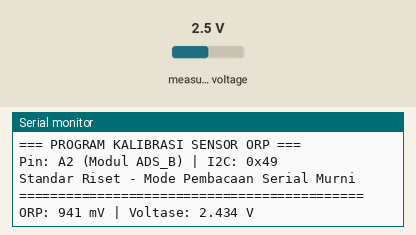
Bench run of a sketch on a simulated ESP32. Shown: the last lines printed to the serial monitor. The inputs (shaded band) are chosen by the test bench; at power-on: measured voltage 2.5 V.

Above: at 2.7 s.
2.8 s: measured voltage set to 0.1 V
At 4.1 s:
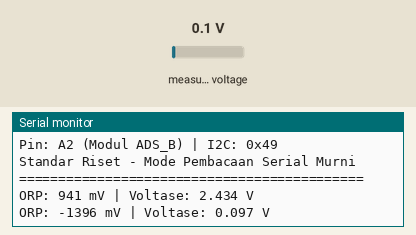
4.3 s: measured voltage set to 1.2 V
At 5.9 s:
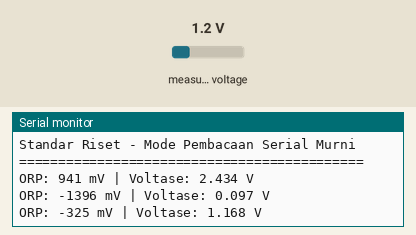
Timing chart, 0 to 7.4 s (numbered marks = the images above; inputs shaded):
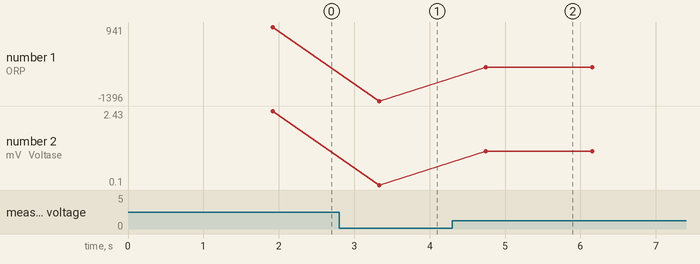

Measured:
- after the input at 2.8 s, the serial monitor: prints a new line after 0.53 s (image 1)
- after the input at 4.3 s, the serial monitor: prints a new line after 0.45 s (image 2)
- plotted number 1: 941 → -1396 after the input at 2.8 s, -1396 → -325 after the input at 4.3 s
- plotted number 2: 2.43 → 0.1 after the input at 2.8 s, 0.1 → 1.17 after the input at 4.3 s

The sketch:

ORP.ino
```cpp
#include <Wire.h>
#include "ADS1X15.h" // Library Rob Tillaart

// ==========================================
// 1. KONFIGURASI PIN I2C ESP32
// ==========================================
#define I2C_SDA 41
#define I2C_SCL 42

// ==========================================
// 2. INISIALISASI OBJEK
// ==========================================
ADS1115 adsB(0x49); // Inisialisasi Modul ADS_B pada alamat I2C 0x49

// ==========================================
// 3. VARIABEL KALIBRASI ORP
// ==========================================
// Lakukan "Zero Calibration" dengan menghubungkan singkat (short) konektor BNC.
// Masukkan nilai tegangan yang terbaca ke dalam variabel ini.
const float ORP_OFFSET = 1.493;

// ================================================================
// 4. FUNGSI FILTER DIGITAL (TRIMMED MEAN) DARI MASTER CODE
// ================================================================
// Mengambil 40 data, membuang nilai paling ekstrem (Min & Max),
// lalu merata-ratakan sisanya untuk meminimalkan noise pembacaan.
double getAvgADC_Safe(ADS1115& ads, int pin) {
  int samples = 40;
  int arr[40];
  long amount = 0;

  for (int i = 0; i < samples; i++) {
    arr[i] = ads.readADC(pin);
    delay(2);  // Delay singkat untuk stabilitas pembacaan ADS
  }

  // Cari nilai minimum dan maksimum
  int maxVal = arr[0];
  int minVal = arr[0];
  for (int i = 1; i < samples; i++) {
    if (arr[i] > maxVal) maxVal = arr[i];
    if (arr[i] < minVal) minVal = arr[i];
    amount += arr[i];
  }

  // Rata-rata dari 38 data sisa setelah nilai ekstrem dibuang
  amount = amount - maxVal - minVal;
  return (double)amount / (samples - 2);
}

// ==========================================
// 5. SETUP UTAMA
// ==========================================
void setup() {
  Serial.begin(115200);
  Wire.begin(I2C_SDA, I2C_SCL);

  adsB.begin();
  // Konfigurasi Gain 1 (+/- 4.096V) untuk sensor ORP
  adsB.setGain(1);

  // Menampilkan informasi inisialisasi ke Serial Monitor
  Serial.println("\n=== PROGRAM KALIBRASI SENSOR ORP ===");
  Serial.println("Pin: A2 (Modul ADS_B) | I2C: 0x49");
  Serial.println("Standar Riset - Mode Pembacaan Serial Murni");
  Serial.println("============================================\n");

  delay(1500);
}

// ==========================================
// 6. MAIN LOOP
// ==========================================
void loop() {
  // A. Membaca voltase menggunakan fungsi aman dari Master Code (Pin A2)
  float orpVoltage = getAvgADC_Safe(adsB, 2) * 0.000125;

  // B. Kalkulasi Nilai ORP
  // Mengonversi selisih voltase pembacaan dengan voltase kalibrasi (offset) menjadi milivolt (mV)
  float orpValue = (orpVoltage - ORP_OFFSET) * 1000.0;

  // C. Menampilkan data ke Serial Monitor (Format Single-Line)
  Serial.printf("ORP: %.0f mV | Voltase: %.3f V\n", orpValue, orpVoltage);

  delay(1000);
}
```
